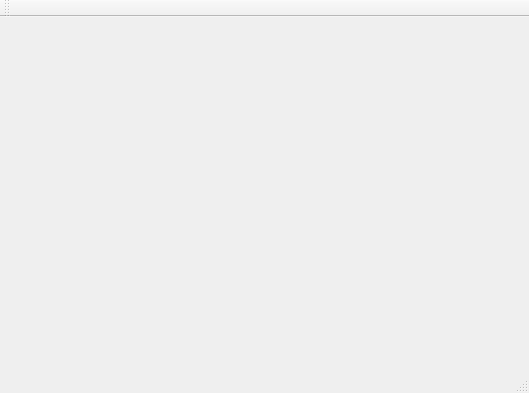
<?xml version="1.0" encoding="UTF-8"?>
<ui version="4.0">
 <class>macCleaner</class>
 <widget class="QMainWindow" name="macCleaner">
  <property name="geometry">
   <rect>
    <x>0</x>
    <y>0</y>
    <width>529</width>
    <height>393</height>
   </rect>
  </property>
  <property name="font">
   <font>
    <family>Helvetica Neue</family>
   </font>
  </property>
  <property name="windowTitle">
   <string>Mac Grime Cleaner</string>
  </property>
  <widget class="QWidget" name="centralWidget"/>
  <widget class="QMenuBar" name="menuBar">
   <property name="geometry">
    <rect>
     <x>0</x>
     <y>0</y>
     <width>529</width>
     <height>22</height>
    </rect>
   </property>
  </widget>
  <widget class="QToolBar" name="mainToolBar">
   <attribute name="toolBarArea">
    <enum>TopToolBarArea</enum>
   </attribute>
   <attribute name="toolBarBreak">
    <bool>false</bool>
   </attribute>
  </widget>
  <widget class="QStatusBar" name="statusBar"/>
 </widget>
 <layoutdefault spacing="6" margin="11"/>
 <resources/>
 <connections/>
</ui>
